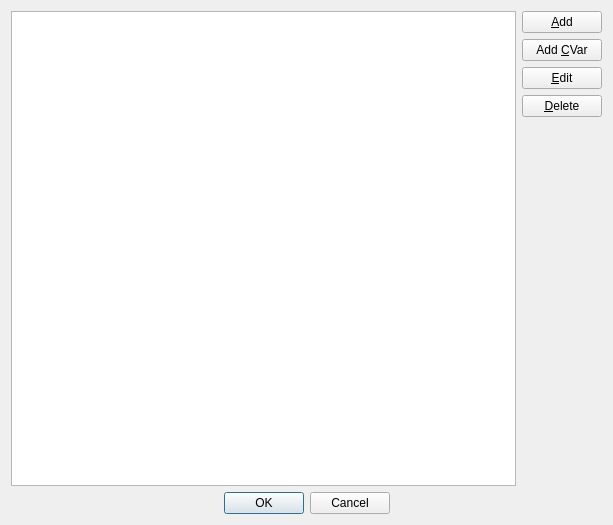
<?xml version="1.0" encoding="UTF-8"?>
<ui version="4.0">
 <class>ArgumentEditor</class>
 <widget class="QDialog" name="ArgumentEditor">
  <property name="geometry">
   <rect>
    <x>0</x>
    <y>0</y>
    <width>613</width>
    <height>525</height>
   </rect>
  </property>
  <property name="windowTitle">
   <string>Argument Editor</string>
  </property>
  <layout class="QGridLayout" name="gridLayout">
   <item row="0" column="0" rowspan="5">
    <widget class="QListView" name="argumentEditor"/>
   </item>
   <item row="0" column="1">
    <widget class="QPushButton" name="addButton">
     <property name="text">
      <string>&amp;Add</string>
     </property>
    </widget>
   </item>
   <item row="1" column="1">
    <widget class="QPushButton" name="addCvarButton">
     <property name="text">
      <string>Add &amp;CVar</string>
     </property>
    </widget>
   </item>
   <item row="2" column="1">
    <widget class="QPushButton" name="editButton">
     <property name="text">
      <string>&amp;Edit</string>
     </property>
    </widget>
   </item>
   <item row="3" column="1">
    <widget class="QPushButton" name="deleteButton">
     <property name="text">
      <string>&amp;Delete</string>
     </property>
    </widget>
   </item>
   <item row="4" column="1">
    <spacer name="verticalSpacer">
     <property name="orientation">
      <enum>Qt::Vertical</enum>
     </property>
     <property name="sizeHint" stdset="0">
      <size>
       <width>20</width>
       <height>40</height>
      </size>
     </property>
    </spacer>
   </item>
   <item row="5" column="0" colspan="2">
    <widget class="QDialogButtonBox" name="buttonBox">
     <property name="standardButtons">
      <set>QDialogButtonBox::Cancel|QDialogButtonBox::Ok</set>
     </property>
     <property name="centerButtons">
      <bool>true</bool>
     </property>
    </widget>
   </item>
  </layout>
 </widget>
 <resources/>
 <connections/>
</ui>
